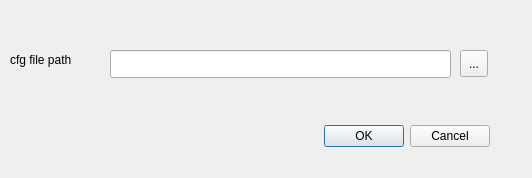
<?xml version="1.0" encoding="UTF-8"?>
<ui version="4.0">
 <class>CfgFileLocation</class>
 <widget class="QDialog" name="CfgFileLocation">
  <property name="geometry">
   <rect>
    <x>0</x>
    <y>0</y>
    <width>532</width>
    <height>178</height>
   </rect>
  </property>
  <property name="windowTitle">
   <string>Browse .cfg file</string>
  </property>
  <widget class="QDialogButtonBox" name="buttonBox">
   <property name="geometry">
    <rect>
     <x>29</x>
     <y>120</y>
     <width>461</width>
     <height>32</height>
    </rect>
   </property>
   <property name="orientation">
    <enum>Qt::Horizontal</enum>
   </property>
   <property name="standardButtons">
    <set>QDialogButtonBox::Cancel|QDialogButtonBox::Ok</set>
   </property>
  </widget>
  <widget class="QToolButton" name="Browse">
   <property name="geometry">
    <rect>
     <x>460</x>
     <y>50</y>
     <width>28</width>
     <height>27</height>
    </rect>
   </property>
   <property name="text">
    <string>...</string>
   </property>
  </widget>
  <widget class="QLineEdit" name="filePath">
   <property name="geometry">
    <rect>
     <x>110</x>
     <y>50</y>
     <width>341</width>
     <height>28</height>
    </rect>
   </property>
  </widget>
  <widget class="QLabel" name="label">
   <property name="geometry">
    <rect>
     <x>10</x>
     <y>50</y>
     <width>81</width>
     <height>20</height>
    </rect>
   </property>
   <property name="text">
    <string>cfg file path</string>
   </property>
  </widget>
 </widget>
 <resources/>
 <connections>
  <connection>
   <sender>buttonBox</sender>
   <signal>accepted()</signal>
   <receiver>CfgFileLocation</receiver>
   <slot>accept()</slot>
   <hints>
    <hint type="sourcelabel">
     <x>248</x>
     <y>254</y>
    </hint>
    <hint type="destinationlabel">
     <x>157</x>
     <y>274</y>
    </hint>
   </hints>
  </connection>
  <connection>
   <sender>buttonBox</sender>
   <signal>rejected()</signal>
   <receiver>CfgFileLocation</receiver>
   <slot>reject()</slot>
   <hints>
    <hint type="sourcelabel">
     <x>316</x>
     <y>260</y>
    </hint>
    <hint type="destinationlabel">
     <x>286</x>
     <y>274</y>
    </hint>
   </hints>
  </connection>
 </connections>
</ui>
